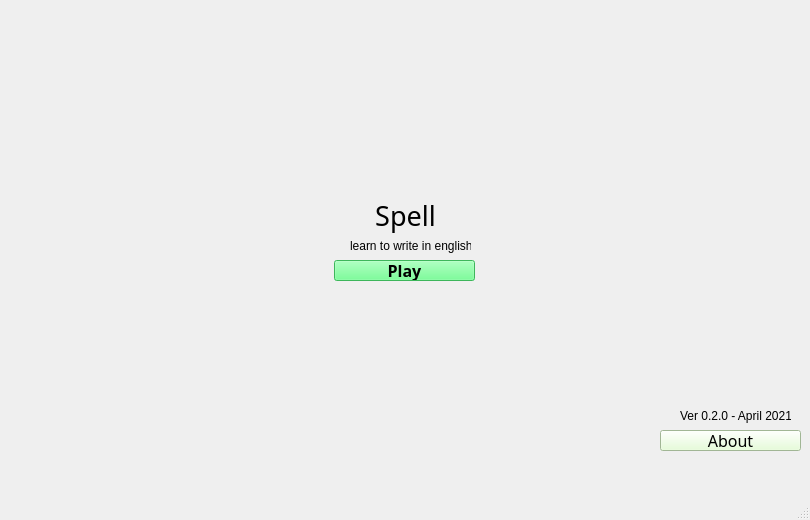
<?xml version="1.0" encoding="UTF-8"?>
<ui version="4.0">
 <class>MenuPrincipal</class>
 <widget class="QMainWindow" name="MenuPrincipal">
  <property name="geometry">
   <rect>
    <x>0</x>
    <y>0</y>
    <width>810</width>
    <height>520</height>
   </rect>
  </property>
  <property name="windowTitle">
   <string>MenuPrincipal</string>
  </property>
  <widget class="QWidget" name="centralwidget">
   <widget class="QLabel" name="Titulo">
    <property name="geometry">
     <rect>
      <x>350</x>
      <y>190</y>
      <width>111</width>
      <height>51</height>
     </rect>
    </property>
    <property name="font">
     <font>
      <family>Copperplate Gothic Bold</family>
      <pointsize>20</pointsize>
     </font>
    </property>
    <property name="text">
     <string>Spell</string>
    </property>
    <property name="alignment">
     <set>Qt::AlignCenter</set>
    </property>
   </widget>
   <widget class="QLabel" name="edicao">
    <property name="geometry">
     <rect>
      <x>350</x>
      <y>230</y>
      <width>121</width>
      <height>31</height>
     </rect>
    </property>
    <property name="text">
     <string>learn to write in english</string>
    </property>
   </widget>
   <widget class="QLabel" name="versao">
    <property name="geometry">
     <rect>
      <x>680</x>
      <y>400</y>
      <width>111</width>
      <height>31</height>
     </rect>
    </property>
    <property name="layoutDirection">
     <enum>Qt::LeftToRight</enum>
    </property>
    <property name="text">
     <string>Ver 0.2.0 - April 2021</string>
    </property>
   </widget>
   <widget class="QPushButton" name="Jogar">
    <property name="geometry">
     <rect>
      <x>334</x>
      <y>260</y>
      <width>141</width>
      <height>21</height>
     </rect>
    </property>
    <property name="font">
     <font>
      <family>Ink Free</family>
      <pointsize>12</pointsize>
      <weight>75</weight>
      <bold>true</bold>
     </font>
    </property>
    <property name="styleSheet">
     <string notr="true">background-color: rgb(85, 255, 127);</string>
    </property>
    <property name="text">
     <string>Play</string>
    </property>
   </widget>
   <widget class="QPushButton" name="Creditos">
    <property name="geometry">
     <rect>
      <x>660</x>
      <y>430</y>
      <width>141</width>
      <height>21</height>
     </rect>
    </property>
    <property name="font">
     <font>
      <family>Ink Free</family>
      <pointsize>12</pointsize>
      <weight>50</weight>
      <bold>false</bold>
     </font>
    </property>
    <property name="styleSheet">
     <string notr="true">background-color:rgb(225, 255, 208)</string>
    </property>
    <property name="text">
     <string>About</string>
    </property>
   </widget>
  </widget>
  <widget class="QMenuBar" name="menubar">
   <property name="geometry">
    <rect>
     <x>0</x>
     <y>0</y>
     <width>810</width>
     <height>21</height>
    </rect>
   </property>
  </widget>
  <widget class="QStatusBar" name="statusbar"/>
 </widget>
 <resources/>
 <connections/>
</ui>
